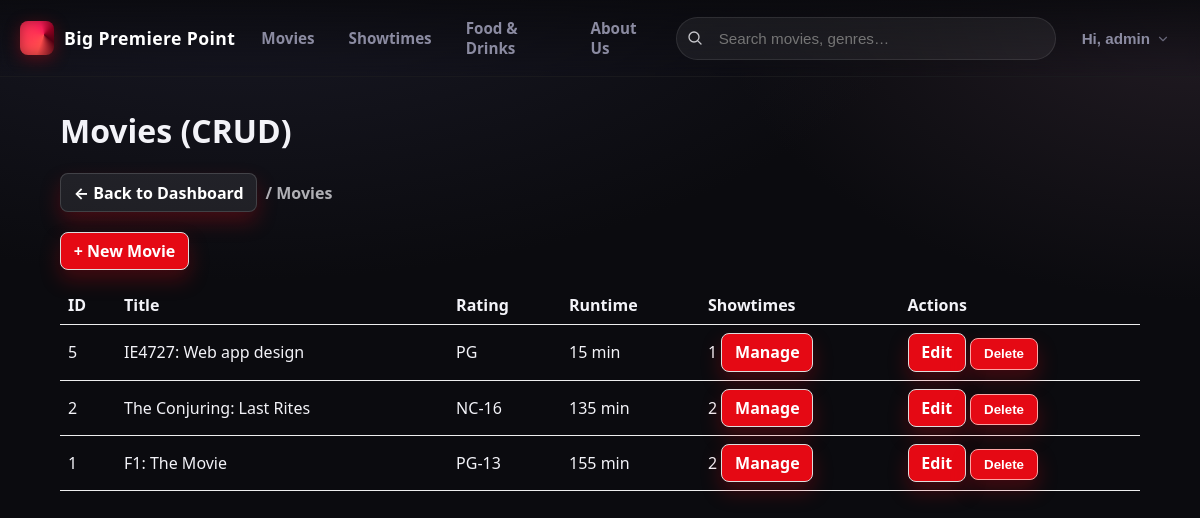
Page /pages/admin_movies.php (signed in) on the committed database.
### tables this page shows
CREATE TABLE `movies` (
  `id` int(10) UNSIGNED NOT NULL,
  `title` varchar(200) NOT NULL,
  `description` text DEFAULT NULL,
  `runtime_min` int(10) UNSIGNED DEFAULT NULL,
  `rating` enum('G','PG','PG-13','NC-16','M18','R21') DEFAULT NULL,
  `poster_url` varchar(500) DEFAULT NULL,
  `created_at` timestamp NULL DEFAULT current_timestamp()
);

### includes/init.php (called while the page is built, shortened)
<?php
function url(string $path=''): string {
  return rtrim(BASE_URL,'/') . '/' . ltrim($path,'/');
}
?>

### pages/admin_movies.php (the view, shortened to what this page needs)
<?php
require_once __DIR__ . '/../includes/init.php';
$action = $_GET['action'] ?? 'list';
?>
<!doctype html>
<html lang="en">
<head>
  <link rel="stylesheet" href="<?= url('assets/styles.css') ?>">
</head>
<body>
<?php include __DIR__ . '/../includes/header.php'; ?>
<main class="container" style="max-width:1080px;margin:2rem auto">
  <h1>Movies (CRUD)</h1>
    <div class="admin-toolbar" style="margin: .5rem 0 1.25rem; display:flex; gap:.5rem; align-items:center;">
    <a class="btn ghost" href="<?= url('pages/admin.php') ?>">← Back to Dashboard</a>
    <?php
    $here = basename(__FILE__) === 'admin_movies.php' ? 'Movies' : 'Showtimes';
    ?>
    <span style="opacity:.7; font-weight:700;">/ <?= htmlspecialchars($here) ?></span>
    </div>
  <?php if ($action === 'list'): ?>
    <p><a class="btn" href="<?= url('pages/admin_movies.php?action=create') ?>">+ New Movie</a></p>
    <?php
      $st = $pdo->query("
        SELECT m.*, COUNT(s.id) AS showtimes_count
        FROM movies m
        LEFT JOIN showtimes s ON s.movies_id = m.id
        GROUP BY m.id
        ORDER BY m.id DESC
      ");
      $rows = $st->fetchAll(PDO::FETCH_ASSOC);
    ?>
    <table>
      <thead>
        <tr>
          <th>ID</th><th>Title</th><th>Rating</th><th>Runtime</th><th>Showtimes</th><th>Actions</th>
        </tr>
      </thead>
      <tbody>
        <?php foreach ($rows as $r): ?>
          <tr>
            <td><?= (int)$r['id'] ?></td>
            <td><?= htmlspecialchars($r['title']) ?></td>
            <td><?= htmlspecialchars($r['rating'] ?? '-') ?></td>
            <td><?= (int)$r['runtime_min'] ?> min</td>
            <td>
              <?= (int)$r['showtimes_count'] ?>
              <a class="btn" href="<?= url('pages/admin_showtimes.php?action=list&movie='.(int)$r['id']) ?>">Manage</a>
            </td>
            <td>
              <a class="btn" href="<?= url('pages/admin_movies.php?action=edit&id='.(int)$r['id']) ?>">Edit</a>
              <form class="inline" method="post" action="<?= url('pages/admin_movies.php?action=delete') ?>"
                    onsubmit="return confirm('Delete this movie and all its showtimes?');">
                <button class="btn btn-danger" type="submit">Delete</button>
              </form>
            </td>
          </tr>
        <?php endforeach; ?>
      </tbody>
    </table>
  <?php endif; ?>
</main>
</body>
</html>

### assets/styles.css (style rules this page uses)
:root { --bg: #0b0b0f; --panel: #12121a; --muted: #8b8ba1; --text: #f3f3f8; --accent: #e50914; --accent-2: #f5c518; --card: #1a1a24; --card-hover: #20202c; --ring: 0 0 0 2px rgba(229,9,20,.45); --radius: 16px; --shadow: 0 10px 30px rgba(0,0,0,.45); }
* { box-sizing: border-box; }
html, body { height: 100%; }
body { margin: 0; font-family: system-ui, -apple-system, Segoe UI, Roboto, Helvetica, Arial, "Apple Color Emoji", "Segoe UI Emoji"; color: var(--text); background: radial-gradient(1200px 600px at 20% -10%, #1b1b28 0%, transparent 60%), radial-gradient(800px 500px at 100% 0%, #231c24 0%, transparent 60%), var(--bg); overflow-x: hidden; }
.btn { appearance: none; border: 0; background: var(--accent); color: white; font-weight: 700; padding: 10px 14px; border-radius: 999px; cursor: pointer; box-shadow: 0 10px 20px rgba(229,9,20,.25); }
.btn.ghost { background: rgba(255,255,255,.08); border: 1px solid rgba(255,255,255,.15); }

### pages/admin_movies.php (style rules this page uses)
table { width:100%;border-collapse:collapse }
th,td { padding:.5rem;border-bottom:1px solid #eee;text-align:left }
.btn { display:inline-block;padding:.45rem .8rem;border-radius:8px;border:1px solid #ddd;text-decoration:none }
.btn-danger { border-color:#fca5a5 }
.inline { display:inline }

### rows in the picture
movies: id "5", title "IE4727: Web app design", rating "PG", runtime_min "15", showtimes_count "1"
movies: id "2", title "The Conjuring: Last Rites", rating "NC-16", runtime_min "135", showtimes_count "2"
movies: id "1", title "F1: The Movie", rating "PG-13", runtime_min "155", showtimes_count "2"

### other values in the picture
$here "Movies"
